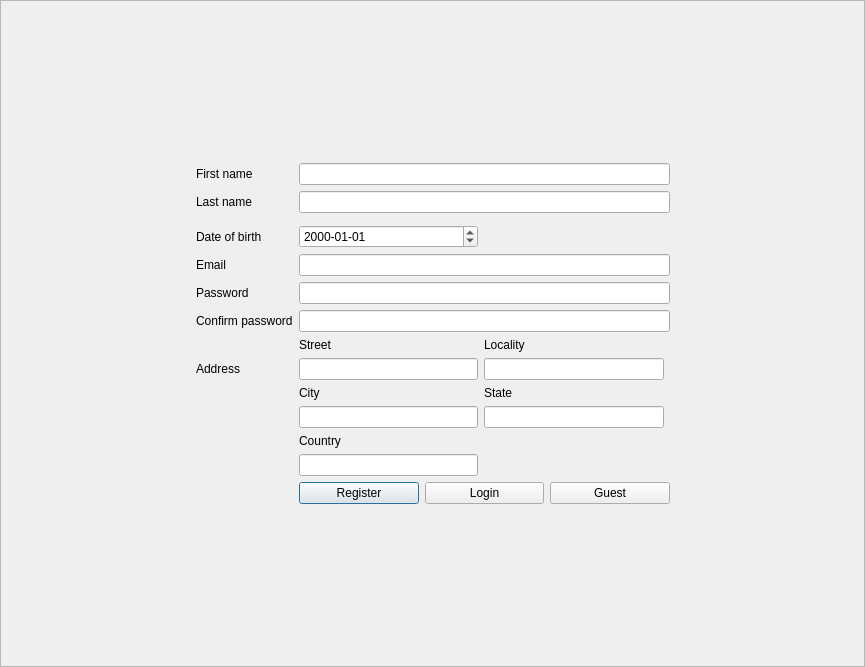
<?xml version="1.0" encoding="UTF-8"?>
<ui version="4.0">
 <class>Dialog</class>
 <widget class="QDialog" name="Dialog">
  <property name="geometry">
   <rect>
    <x>0</x>
    <y>0</y>
    <width>865</width>
    <height>667</height>
   </rect>
  </property>
  <property name="sizePolicy">
   <sizepolicy hsizetype="Maximum" vsizetype="Maximum">
    <horstretch>0</horstretch>
    <verstretch>0</verstretch>
   </sizepolicy>
  </property>
  <property name="windowTitle">
   <string>Dialog</string>
  </property>
  <layout class="QGridLayout" name="gridLayout_2">
   <property name="sizeConstraint">
    <enum>QLayout::SetMaximumSize</enum>
   </property>
   <property name="leftMargin">
    <number>0</number>
   </property>
   <property name="topMargin">
    <number>0</number>
   </property>
   <property name="rightMargin">
    <number>0</number>
   </property>
   <property name="bottomMargin">
    <number>0</number>
   </property>
   <item row="0" column="0">
    <widget class="QFrame" name="frame">
     <property name="frameShape">
      <enum>QFrame::StyledPanel</enum>
     </property>
     <property name="frameShadow">
      <enum>QFrame::Raised</enum>
     </property>
     <layout class="QGridLayout" name="gridLayout_3">
      <item row="1" column="1">
       <widget class="QLabel" name="label_2">
        <property name="text">
         <string>First name</string>
        </property>
       </widget>
      </item>
      <item row="4" column="1">
       <widget class="QLabel" name="label_4">
        <property name="text">
         <string>Date of birth</string>
        </property>
       </widget>
      </item>
      <item row="15" column="0" colspan="6">
       <spacer name="verticalSpacer_2">
        <property name="orientation">
         <enum>Qt::Vertical</enum>
        </property>
        <property name="sizeHint" stdset="0">
         <size>
          <width>20</width>
          <height>40</height>
         </size>
        </property>
       </spacer>
      </item>
      <item row="5" column="2" colspan="3">
       <widget class="QLineEdit" name="email"/>
      </item>
      <item row="9" column="3">
       <widget class="QLineEdit" name="locality"/>
      </item>
      <item row="9" column="2">
       <widget class="QLineEdit" name="street"/>
      </item>
      <item row="2" column="1">
       <widget class="QLabel" name="label">
        <property name="text">
         <string>Last name</string>
        </property>
       </widget>
      </item>
      <item row="14" column="2" colspan="3">
       <layout class="QHBoxLayout" name="horizontalLayout">
        <item>
         <widget class="QPushButton" name="register_2">
          <property name="text">
           <string>Register</string>
          </property>
         </widget>
        </item>
        <item>
         <widget class="QPushButton" name="login">
          <property name="text">
           <string>Login</string>
          </property>
         </widget>
        </item>
        <item>
         <widget class="QPushButton" name="guest">
          <property name="text">
           <string>Guest</string>
          </property>
         </widget>
        </item>
       </layout>
      </item>
      <item row="8" column="2">
       <widget class="QLabel" name="label_8">
        <property name="text">
         <string>Street</string>
        </property>
       </widget>
      </item>
      <item row="7" column="1">
       <widget class="QLabel" name="label_6">
        <property name="text">
         <string>Confirm password</string>
        </property>
       </widget>
      </item>
      <item row="7" column="2" colspan="3">
       <widget class="QLineEdit" name="cnf_passwd"/>
      </item>
      <item row="11" column="3">
       <widget class="QLineEdit" name="state"/>
      </item>
      <item row="2" column="2" colspan="3">
       <widget class="QLineEdit" name="lname"/>
      </item>
      <item row="8" column="3">
       <widget class="QLabel" name="label_9">
        <property name="text">
         <string>Locality</string>
        </property>
       </widget>
      </item>
      <item row="11" column="2">
       <widget class="QLineEdit" name="city"/>
      </item>
      <item row="1" column="0" rowspan="3">
       <spacer name="horizontalSpacer">
        <property name="orientation">
         <enum>Qt::Horizontal</enum>
        </property>
        <property name="sizeHint" stdset="0">
         <size>
          <width>40</width>
          <height>20</height>
         </size>
        </property>
       </spacer>
      </item>
      <item row="4" column="2">
       <widget class="QDateEdit" name="dob">
        <property name="displayFormat">
         <string>yyyy-MM-dd</string>
        </property>
       </widget>
      </item>
      <item row="6" column="1">
       <widget class="QLabel" name="label_5">
        <property name="text">
         <string>Password</string>
        </property>
       </widget>
      </item>
      <item row="1" column="2" colspan="3">
       <widget class="QLineEdit" name="fname"/>
      </item>
      <item row="13" column="2">
       <widget class="QLineEdit" name="country"/>
      </item>
      <item row="0" column="3">
       <spacer name="verticalSpacer">
        <property name="orientation">
         <enum>Qt::Vertical</enum>
        </property>
        <property name="sizeHint" stdset="0">
         <size>
          <width>20</width>
          <height>40</height>
         </size>
        </property>
       </spacer>
      </item>
      <item row="1" column="5">
       <spacer name="horizontalSpacer_2">
        <property name="orientation">
         <enum>Qt::Horizontal</enum>
        </property>
        <property name="sizeHint" stdset="0">
         <size>
          <width>40</width>
          <height>20</height>
         </size>
        </property>
       </spacer>
      </item>
      <item row="5" column="1">
       <widget class="QLabel" name="label_3">
        <property name="text">
         <string>Email</string>
        </property>
       </widget>
      </item>
      <item row="10" column="2">
       <widget class="QLabel" name="label_10">
        <property name="text">
         <string>City</string>
        </property>
       </widget>
      </item>
      <item row="10" column="3">
       <widget class="QLabel" name="label_11">
        <property name="text">
         <string>State</string>
        </property>
       </widget>
      </item>
      <item row="6" column="2" colspan="3">
       <widget class="QLineEdit" name="passwd"/>
      </item>
      <item row="9" column="1">
       <widget class="QLabel" name="label_7">
        <property name="text">
         <string>Address</string>
        </property>
       </widget>
      </item>
      <item row="12" column="2">
       <widget class="QLabel" name="label_12">
        <property name="text">
         <string>Country</string>
        </property>
       </widget>
      </item>
     </layout>
    </widget>
   </item>
  </layout>
 </widget>
 <resources/>
 <connections/>
</ui>
